Frame 1 (no input): blank canvas, image omitted
Frame 60 (no input): blank canvas, image omitted
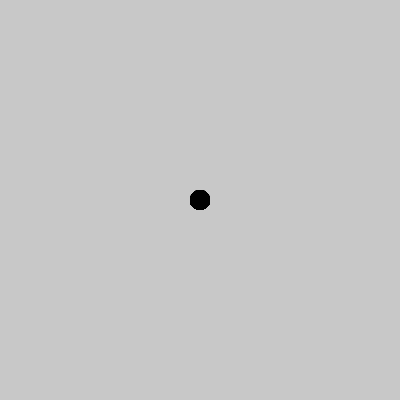
Frame 120 (the mouse pressed at the canvas centre since frame 60)

The p5.js sketch whose frames 1 and 60 were blank and that drew this single picture after the mouse press (run headless with seeded random() and noise() and a simulated clock; from frame 60 on, the mouse is pressed at the canvas centre):

// p5.js sketch
// ── sketch.js
//1.Variable für Farbe definieren
let farbe = 0;
//2. Hier Setup was zum Anfang einmal ausgeführt wird
function setup() {
  //Leinwand erstellen 400x400px
  createCanvas(400,400);
  //Hintergrundfarbe der Leinwand setzen
  background(200); //200 ist die Kurzform für background(200,200,200);
}

//3. Zeichnen
function draw() {
    
  //1. Zeichenwerkzeuge setzen
    //Wähle die Füllfarbe Wert 0 aus Variable farbe
    fill(farbe);

    //Keinen Rand zeichnen
    noStroke();
  
    //Wenn Maustaste gedrückt wird
    if(mouseIsPressed){
      //Zeichne einen Kreis an der Position der Maus mit Radius von 20px
      //mouseX und mouseY sind fertige Variablen aus der P5js Library
      circle(mouseX,mouseY,20);
    }
  
} // Ende der Funktion draw (Ende der Schleife in der gezeichnet wird)


// ändern der Werte der Variable farbe durch druck der Pfeiltasten links oder rechts
function keyPressed() {
  //Wenn linke Pfeiltaste LEFT_ARROW ist eine Konstante aus P5js
  if (keyCode === LEFT_ARROW) {
    //setze Farbe auf Wert 255
    farbe = 255;
  //oder wenn rechte Pfeiltaste RIGHT_ARROW gedrückt wird
  } else if (keyCode === RIGHT_ARROW) {
    //setze Farbe auf Wert 0
    farbe = 0;
  }
}
